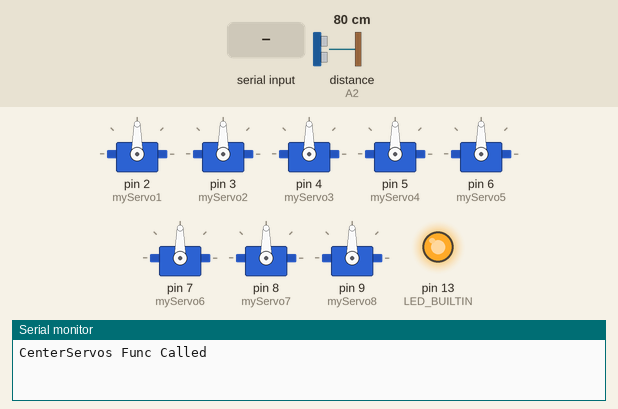
A sketch run on a simulated Arduino Uno, built with avr-gcc and run on an emulated ATmega328P. Parts: 8 × servo, output pins drawn as LEDs (lit = HIGH), the last lines printed to the serial monitor. The test bench sets the inputs (shaded band); at power-on: distance to the obstacle (sensor on A2) 80 cm. The echo pulse lasts 58.3 µs per cm; pins used as bus, display or sensor lines are not drawn.

Above: at 1.2 s.
1.3 s: byte 1 (FORWARD_CMD) received over Serial
At 3.3 s:
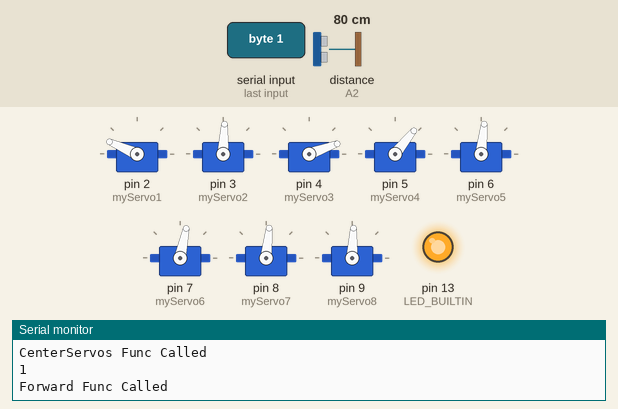
3.6 s: byte 2 (BACKWARD_CMD) received over Serial
At 5.0 s:
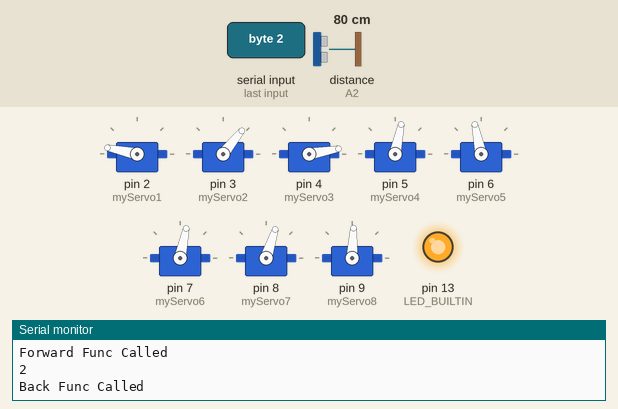
5.7 s: byte 4 (TURN_RIGHT_CMD) received over Serial
At 7.0 s:
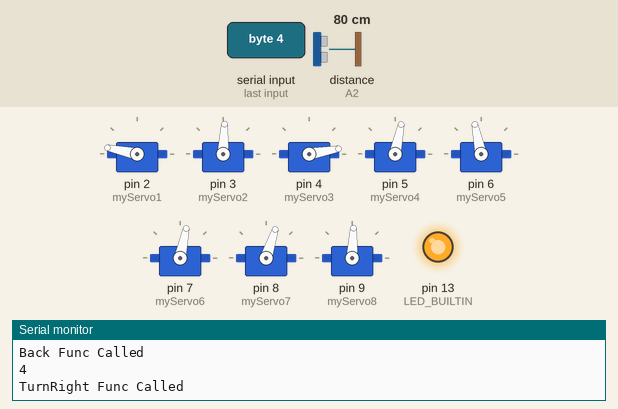
7.7 s: byte 3 (TURN_LEFT_CMD) received over Serial
At 8.15 s:
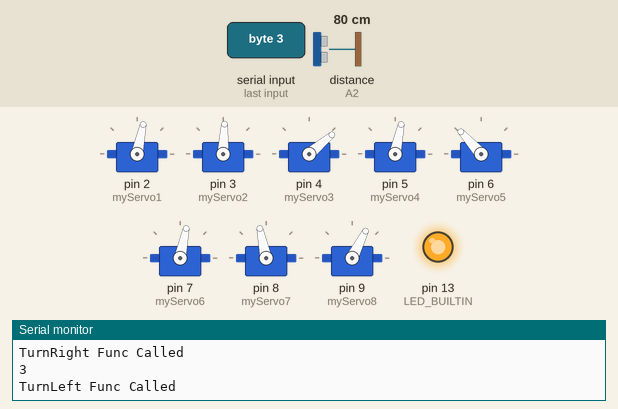
9.8 s: byte 5 (BOW_CMD) received over Serial
At 10.5 s:
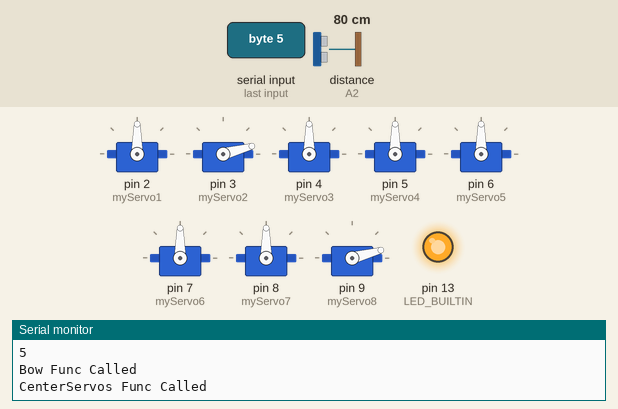
12.2 s: byte 6 (WAVE_CMD) received over Serial
At 12.95 s:
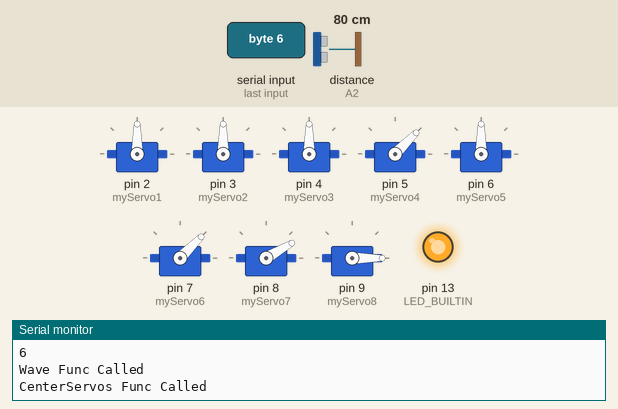
Timing chart, 0 to 15.5 s (numbered marks = the images above; inputs shaded):
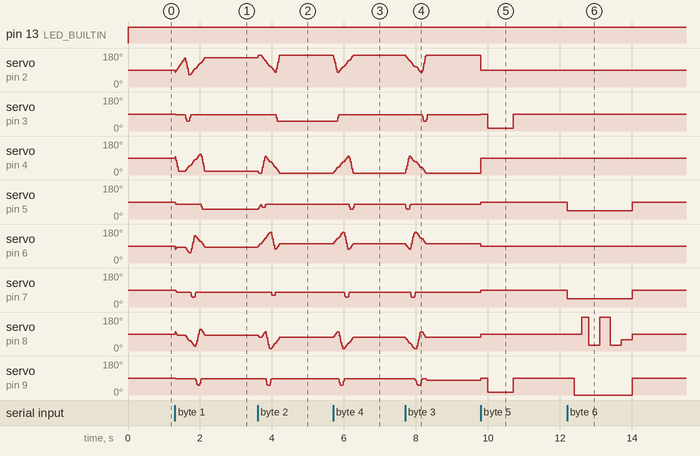

The sketch:

main_controller.ino
```cpp
#include <Servo.h>

//===== Globals ============================================================================

#define trigPin A3
#define echoPin A2
#define INCH 0
#define CM 1

#define FORWARD_CMD 1
#define BACKWARD_CMD 2
#define TURN_LEFT_CMD 3
#define TURN_RIGHT_CMD 4
#define BOW_CMD 5
#define WAVE_CMD 6
#define INCREASE_SPEED 7
#define DECREASE_SPEED 8
#define DANCE_CMD 9
#define CENTER_CMD 0
#define TRIM_LEFT_CMD 11
#define TRIM_RIGHT_CMD 12

// calibration
int da = -12, // Left Front Pivot
    db = 10,  // Left Back Pivot
    dc = -18, // Right Back Pivot
    dd = 12;  // Right Front Pivot

// servo initial positions + calibration
int a90 = (90 + da),
    a120 = (120 + da),
    a150 = (150 + da),
    a180 = (180 + da);

int b0 = (0 + db),
    b30 = (30 + db),
    b60 = (60 + db),
    b90 = (90 + db);

int c90 = (90 + dc),
    c120 = (120 + dc),
    c150 = (150 + dc),
    c180 = (180 + dc);

int d0 = (0 + dd),
    d30 = (30 + dd),
    d60 = (60 + dd),
    d90 = (90 + dd);

// start points for servo
int s11 = 90; // Front Left Pivot Servo
int s12 = 90; // Front Left Lift Servo
int s21 = 90; // Back Left Pivot Servo
int s22 = 90; // Back Left Lift Servo
int s31 = 90; // Back Right Pivot Servo
int s32 = 90; // Back Right Lift Servo
int s41 = 90; // Front Right Pivot Servo
int s42 = 90; // Front Right Lift Servo

int f = 0;
int b = 0;
int l = 0;
int r = 0;
int spd = 3;             // Speed of walking motion, larger the number, the slower the speed
int high = 0;            // How high the robot is standing
#define SAFE_DISTANCE 10 // 10 cm - typical threshold for ultrasonic range sensor

// Define 8 Servos
Servo myServo1; // Front Left Pivot Servo
Servo myServo2; // Front Left Lift Servo
Servo myServo3; // Back Left Pivot Servo
Servo myServo4; // Back Left Lift Servo
Servo myServo5; // Back Right Pivot Servo
Servo myServo6; // Back Right Lift Servo
Servo myServo7; // Front Right Pivot Servo
Servo myServo8; // Front Right Lift Servo

//=====================================================================================

//===== Setup =========================================================================

void setup()
{
    // Attach servos to Arduino Pins
    myServo1.attach(2);
    myServo2.attach(3);
    myServo3.attach(4);
    myServo4.attach(5);
    myServo5.attach(6);
    myServo6.attach(7);
    myServo7.attach(8);
    myServo8.attach(9);

    pinMode(trigPin, OUTPUT);
    pinMode(echoPin, INPUT);
    pinMode(LED_BUILTIN, OUTPUT);

    Serial.begin(9600);
}

//==========================================================================================

//== Loop ==================================================================================

void loop()
{
    center_servos(); // Center all servos
    high = 15;       // Set hight to 15
    spd = 3;         // Set speed to 3
    digitalWrite(LED_BUILTIN, HIGH);

    while (1 == 1)
    {
        if (Serial.available() > 0)
        {
            int command = Serial.read();
            Serial.println(command);

            //    It was a bug to write in the loop so i fixed by moving this part in the forward func()
            //    if (command == FORWARD_CMD) {
            //      if (isObstacleDetected()) {
            //        Serial.println("Obstacle detected! Stopping forward movement.");
            //        center_servos();  // Stop the forward movement
            //        return;
            //      }
            //    }

            // Process the received command
            switch (command)
            {
            case FORWARD_CMD:
                forward();
                break;

            case BACKWARD_CMD:
                back();
                break;

            case TURN_RIGHT_CMD:
                turn_right();
                break;

            case TURN_LEFT_CMD:
                turn_left();
                break;

            case BOW_CMD:
                bow();
                break;

            case WAVE_CMD:
                wave();
                break;

            case INCREASE_SPEED:
                increase_speed();
                break;

            case DECREASE_SPEED:
                decrease_speed();
                break;

            case DANCE_CMD:
                dance();
                break;

            case CENTER_CMD:
                center_servos();
                break;

            case TRIM_LEFT_CMD:
                trim_left();
                break;

            case TRIM_RIGHT_CMD:
                trim_right();
                break;

            default:
                // Send error message back over serial
                Serial.println("Invalid command");
                break;
            }

            delay(50);

            // Clear any remaining input
            while (Serial.available() > 0)
            {
                Serial.read();
            }
        }
    }
}

void dance()
{
    Serial.println("Dance Func Called");
    center_servos();
    delay(100);
    lean_left();
    delay(300);
    lean_right();
    delay(300);
    lean_left();
    delay(300);
    lean_right();
    delay(300);
    lean_left();
    delay(300);
    lean_right();
    delay(300);
    lean_left();
    delay(300);
    lean_right();
    delay(800);
    center_servos();
    delay(300);
    bow();
    center_servos();
}

//== Wave ==================================================================================

void wave()
{
    Serial.println("Wave Func Called");

    center_servos();
    myServo4.write(45);
    myServo6.write(45);
    delay(200);
    myServo8.write(0);
    delay(200);
    myServo7.write(180);
    delay(200);
    myServo7.write(30);
    delay(300);
    myServo7.write(180);
    delay(300);
    myServo7.write(30);
    delay(300);
    myServo7.write(s41);
    delay(300);
    myServo8.write(s42);
    center_servos();
}

//== Bow ===================================================================================

void bow()
{
    Serial.println("Bow Func Called");

    center_servos();
    delay(200);
    myServo2.write(15);
    myServo8.write(15);
    delay(700);
    myServo2.write(90);
    myServo8.write(90);
    delay(700);
}

//== Lean_Left =============================================================================

void lean_left()
{

    Serial.println("LeanLeft Func Called");
    myServo2.write(15);
    myServo4.write(15);
    myServo6.write(150);
    myServo8.write(150);
}

//== Lean_Right ============================================================================

void lean_right()
{

    Serial.println("LeanRight Func Called");
    myServo2.write(150);
    myServo4.write(150);
    myServo6.write(15);
    myServo8.write(15);
}

//== Lean_Left =============================================================================

void trim_left()
{
    Serial.println("TrimLeft Func Called");
    da--; // Left Front Pivot
    db--; // Left Back Pivot
    dc--; // Right Back Pivot
    dd--; // Right Front Pivot
}

//== Lean_Right ============================================================================

void trim_right()
{
    Serial.println("TrimRight Func Called");
    da++; // Left Front Pivot
    db++; // Left Back Pivot
    dc++; // Right Back Pivot
    dd++; // Right Front Pivot
}

//== Forward ===============================================================================

void forward()
{
    // Check if there is a obstacle or not
    if (!isObstacleDetected())
    {
        Serial.println("Forward Func Called");

        // calculation of points

        // Left Front Pivot
        a90 = (90 + da),
        a120 = (120 + da),
        a150 = (150 + da),
        a180 = (180 + da);

        // Left Back Pivot
        b0 = (0 + db),
        b30 = (30 + db),
        b60 = (60 + db),
        b90 = (90 + db);

        // Right Back Pivot
        c90 = (90 + dc),
        c120 = (120 + dc),
        c150 = (150 + dc),
        c180 = (180 + dc);

        // Right Front Pivot
        d0 = (0 + dd),
        d30 = (30 + dd),
        d60 = (60 + dd),
        d90 = (90 + dd);

        // set servo positions and speeds needed to walk forward one step
        // (LFP,  LBP, RBP,  RFP, LFL, LBL, RBL, RFL, S1, S2, S3, S4)
        srv(a180, b0, c120, d60, 42, 33, 33, 42, 1, 3, 1, 1);
        srv(a90, b30, c90, d30, 6, 33, 33, 42, 3, 1, 1, 1);
        srv(a90, b30, c90, d30, 42, 33, 33, 42, 3, 1, 1, 1);
        srv(a120, b60, c180, d0, 42, 33, 6, 42, 1, 1, 3, 1);
        srv(a120, b60, c180, d0, 42, 33, 33, 42, 1, 1, 3, 1);
        srv(a150, b90, c150, d90, 42, 33, 33, 6, 1, 1, 1, 3);
        srv(a150, b90, c150, d90, 42, 33, 33, 42, 1, 1, 1, 3);
        srv(a180, b0, c120, d60, 42, 6, 33, 42, 1, 3, 1, 1);
        // srv(a180, b0,  c120, d60, 42,  15,  33,  42,  1,  3,  1,  1);
    }
    else
    {
        Serial.println("Obstacle Detected");
        center_servos();
    }
}

//== Back ==================================================================================

void back()
{

    Serial.println("Back Func Called");
    // set servo positions and speeds needed to walk backward one step
    // (LFP,  LBP, RBP,  RFP, LFL, LBL, RBL, RFL, S1, S2, S3, S4)
    srv(180, 0, 120, 60, 42, 33, 33, 42, 3, 1, 1, 1);
    srv(150, 90, 150, 90, 42, 18, 33, 42, 1, 3, 1, 1);
    srv(150, 90, 150, 90, 42, 33, 33, 42, 1, 3, 1, 1);
    srv(120, 60, 180, 0, 42, 33, 33, 6, 1, 1, 1, 3);
    srv(120, 60, 180, 0, 42, 33, 33, 42, 1, 1, 1, 3);
    srv(90, 30, 90, 30, 42, 33, 18, 42, 1, 1, 3, 1);
    srv(90, 30, 90, 30, 42, 33, 33, 42, 1, 1, 3, 1);
    srv(180, 0, 120, 60, 6, 33, 33, 42, 3, 1, 1, 1);
}

//== Left =================================================================================

void turn_left()
{

    Serial.println("TurnLeft Func Called");
    // set servo positions and speeds needed to turn left one step
    // (LFP,  LBP, RBP,  RFP, LFL, LBL, RBL, RFL, S1, S2, S3, S4)
    srv(150, 90, 90, 30, 42, 6, 33, 42, 1, 3, 1, 1);
    srv(150, 90, 90, 30, 42, 33, 33, 42, 1, 3, 1, 1);
    srv(120, 60, 180, 0, 42, 33, 6, 42, 1, 1, 3, 1);
    srv(120, 60, 180, 0, 42, 33, 33, 24, 1, 1, 3, 1);
    srv(90, 30, 150, 90, 42, 33, 33, 6, 1, 1, 1, 3);
    srv(90, 30, 150, 90, 42, 33, 33, 42, 1, 1, 1, 3);
    srv(180, 0, 120, 60, 6, 33, 33, 42, 3, 1, 1, 1);
    srv(180, 0, 120, 60, 42, 33, 33, 33, 3, 1, 1, 1);
}

//== Right ================================================================================

void turn_right()
{

    Serial.println("TurnRight Func Called");
    // set servo positions and speeds needed to turn right one step
    // (LFP,  LBP, RBP,  RFP, LFL, LBL, RBL, RFL, S1, S2, S3, S4)
    srv(90, 30, 150, 90, 6, 33, 33, 42, 3, 1, 1, 1);
    srv(90, 30, 150, 90, 42, 33, 33, 42, 3, 1, 1, 1);
    srv(120, 60, 180, 0, 42, 33, 33, 6, 1, 1, 1, 3);
    srv(120, 60, 180, 0, 42, 33, 33, 42, 1, 1, 1, 3);
    srv(150, 90, 90, 30, 42, 33, 6, 42, 1, 1, 3, 1);
    srv(150, 90, 90, 30, 42, 33, 33, 42, 1, 1, 3, 1);
    srv(180, 0, 120, 60, 42, 6, 33, 42, 1, 3, 1, 1);
    srv(180, 0, 120, 60, 42, 33, 33, 42, 1, 3, 1, 1);
}

//== Center Servos ========================================================================

void center_servos()
{

    Serial.println("CenterServos Func Called");
    myServo1.write(90);
    myServo2.write(90);
    myServo3.write(90);
    myServo4.write(90);
    myServo5.write(90);
    myServo6.write(90);
    myServo7.write(90);
    myServo8.write(90);

    int s11 = 90; // Front Left Pivot Servo
    int s12 = 90; // Front Left Lift Servo
    int s21 = 90; // Back Left Pivot Servo
    int s22 = 90; // Back Left Lift Servo
    int s31 = 90; // Back Right Pivot Servo
    int s32 = 90; // Back Right Lift Servo
    int s41 = 90; // Front Right Pivot Servo
    int s42 = 90; // Front Right Lift Servo
}

//== Increase Speed ========================================================================

void increase_speed()
{
    Serial.println("IncreaseSpeed Func Called");
    if (spd == 10)
        spd = 3;
}

//== Decrease Speed ========================================================================

void decrease_speed()
{
    Serial.println("DecreaseSpeed Func Called");
    if (spd == 3)
        spd = 10;
}

//== Srv ===================================================================================

void srv(int p11, int p21, int p31, int p41, int p12, int p22, int p32, int p42, int sp1, int sp2, int sp3, int sp4)
{

    // p11: Front Left Pivot Servo
    // p21: Back Left Pivot Servo
    // p31: Back Right Pivot Servo
    // p41: Front Right Pivot Servo
    // p12: Front Left Lift Servo
    // p22: Back Left Lift Servo
    // p32: Back Right Lift Servo
    // p42: Front Right Lift Servo
    // sp1: Speed 1
    // sp2: Speed 2
    // sp3: Speed 3
    // sp4: Speed 4

    // Multiply lift servo positions by manual height adjustment
    p12 = p12 + high * 3;
    p22 = p22 + high * 3;
    p32 = p32 + high * 3;
    p42 = p42 + high * 3;

    while ((s11 != p11) || (s21 != p21) || (s31 != p31) || (s41 != p41) || (s12 != p12) || (s22 != p22) || (s32 != p32) || (s42 != p42))
    {

        // Front Left Pivot Servo
        if (s11 < p11) // if servo position is less than programmed position
        {
            if ((s11 + sp1) <= p11)
                s11 = s11 + sp1; // set servo position equal to servo position plus speed constant
            else
                s11 = p11;
        }

        if (s11 > p11) // if servo position is greater than programmed position
        {
            if ((s11 - sp1) >= p11)
                s11 = s11 - sp1; // set servo position equal to servo position minus speed constant
            else
                s11 = p11;
        }

        // Back Left Pivot Servo
        if (s21 < p21)
        {
            if ((s21 + sp2) <= p21)
                s21 = s21 + sp2;
            else
                s21 = p21;
        }

        if (s21 > p21)
        {
            if ((s21 - sp2) >= p21)
                s21 = s21 - sp2;
            else
                s21 = p21;
        }

        // Back Right Pivot Servo
        if (s31 < p31)
        {
            if ((s31 + sp3) <= p31)
                s31 = s31 + sp3;
            else
                s31 = p31;
        }

        if (s31 > p31)
        {
            if ((s31 - sp3) >= p31)
                s31 = s31 - sp3;
            else
                s31 = p31;
        }

        // Front Right Pivot Servo
        if (s41 < p41)
        {
            if ((s41 + sp4) <= p41)
                s41 = s41 + sp4;
            else
                s41 = p41;
        }

        if (s41 > p41)
        {
            if ((s41 - sp4) >= p41)
                s41 = s41 - sp4;
            else
                s41 = p41;
        }

        // Front Left Lift Servo
        if (s12 < p12)
        {
            if ((s12 + sp1) <= p12)
                s12 = s12 + sp1;
            else
                s12 = p12;
        }

        if (s12 > p12)
        {
            if ((s12 - sp1) >= p12)
                s12 = s12 - sp1;
            else
                s12 = p12;
        }

        // Back Left Lift Servo
        if (s22 < p22)
        {
            if ((s22 + sp2) <= p22)
                s22 = s22 + sp2;
            else
                s22 = p22;
        }

        if (s22 > p22)
        {
            if ((s22 - sp2) >= p22)
                s22 = s22 - sp2;
            else
                s22 = p22;
        }

        // Back Right Lift Servo
        if (s32 < p32)
        {
            if ((s32 + sp3) <= p32)
                s32 = s32 + sp3;
            else
                s32 = p32;
        }

        if (s32 > p32)
        {
            if ((s32 - sp3) >= p32)
                s32 = s32 - sp3;
            else
                s32 = p32;
        }

        // Front Right Lift Servo
        if (s42 < p42)
        {
            if ((s42 + sp4) <= p42)
                s42 = s42 + sp4;
            else
                s42 = p42;
        }

        if (s42 > p42)
        {
            if ((s42 - sp4) >= p42)
                s42 = s42 - sp4;
            else
                s42 = p42;
        }

        // Write Pivot Servo Values
        myServo1.write(s11 + da);
        myServo3.write(s21 + db);
        myServo5.write(s31 + dc);
        myServo7.write(s41 + dd);

        // Write Lift Servos Values
        myServo2.write(s12);
        myServo4.write(s22);
        myServo6.write(s32);
        myServo8.write(s42);

        delay(spd); // Delay before next movement
    }
}

//== Distance Functions ========================================================================

long get_distance(bool unit)
{
    // if unit == 0 return inches, else return cm

    long duration = 0,
         cm = 0,
         inches = 0;

    // The sensor is triggered by a HIGH pulse of 10 or more microseconds.
    // Give a short LOW pulse beforehand to ensure a clean HIGH pulse:
    digitalWrite(trigPin, LOW);
    delayMicroseconds(5);
    digitalWrite(trigPin, HIGH);
    delayMicroseconds(10);
    digitalWrite(trigPin, LOW);

    // Read the signal from the sensor: a HIGH pulse whose
    // duration is the time (in microseconds) from the sending
    // of the ping to the reception of its echo off of an object.
    pinMode(echoPin, INPUT);
    duration = pulseIn(echoPin, HIGH);

    // convert the time into a distance
    cm = (duration / 2) / 29.1;
    inches = (duration / 2) / 74;

    if (unit == INCH)
        return inches;
    else
        return cm;
}

// ============= function to check obstacle detection =================

bool isObstacleDetected()
{
    long distance = get_distance(CM); // Get distance in centimeters
    return distance < SAFE_DISTANCE;
}
```

Measured:
- after the input at 1.3 s, servo on pin 3 (myServo2): 90° → 87° at once, → 51° 0.28 s later, → 87° 0.11 s later; servo on pin 5 (myServo4): 90° → 78° at once, → 51° 0.73 s later; servo on pin 9 (myServo8): 90° → 87° at once, → 51° 0.58 s later, → 87° 0.11 s later
- after the input at 3.6 s, servo on pin 3 (myServo2): 87° → 51° after 0.52 s; servo on pin 7 (myServo6): 78° → 63° after 0.39 s, → 78° 0.11 s later; servo on pin 9 (myServo8): 87° → 51° after 0.24 s, → 87° 0.11 s later
- after the input at 5.7 s, servo on pin 3 (myServo2): 51° → 87° after 0.11 s; servo on pin 4 (myServo3): rises from 10° to 100° in 0.41 s, then falls to 10° in 0.15 s
- after the input at 7.7 s, servo on pin 3 (myServo2): 87° → 51° after 0.48 s, → 87° 0.11 s later; servo on pin 4 (myServo3): rises from 10° to 100° in 0.11 s, then falls to 10° in 0.47 s; servo on pin 5 (myServo4): 78° → 51° at once, → 78° 0.11 s later; servo on pin 7 (myServo6): 78° → 51° after 0.15 s, → 78° 0.11 s later
- after the input at 9.8 s, servo on pin 2 (myServo1): 168° → 90° at once; servo on pin 3 (myServo2): 87° → 90° at once, → 15° 0.20 s later, → 90° 0.70 s later; servo on pin 4 (myServo3): 10° → 90° at once; servo on pin 5 (myServo4), servo on pin 7 (myServo6): 78° → 90° at once; servo on pin 6 (myServo5): 102° → 90° at once
- after the input at 12.2 s, servo on pin 5 (myServo4), servo on pin 7 (myServo6): 90° → 45° at once, → 90° 1.8 s later; servo on pin 8 (myServo7): 90° → 180° after 0.40 s, → 30° 0.20 s later, → 180° 0.30 s later, → 30° 0.30 s later, … (6 changes in this stretch); servo on pin 9 (myServo8): 90° → 0° after 0.20 s, → 90° 1.6 s later
